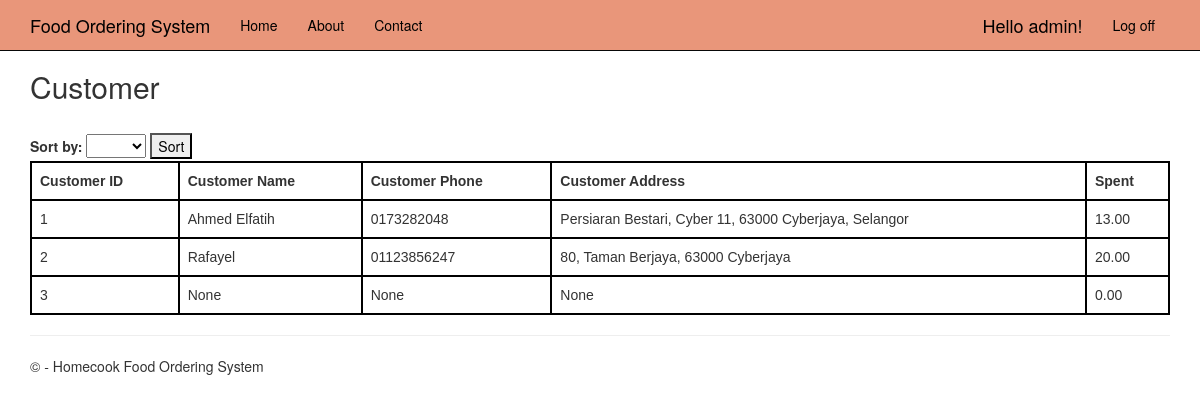
/viewcustomer (signed in), run on the app's committed database.
### app/models.py (models this page shows, shortened)
class Customer(models.Model):
    user = models.OneToOneField(User, on_delete=models.CASCADE)
    customer_id = models.BigAutoField(auto_created=True, primary_key=True, serialize=False, verbose_name='ID')
    customer_name = models.CharField(max_length=30, null=True)
    customer_phone = models.CharField(max_length=20, null=True)
    customer_address = models.CharField(max_length=200, null=True)
    customer_spent = models.DecimalField(default=0, max_digits=12, decimal_places=2)

### systemmanager/viewcustomer/views.py (the view)
# urls.py: re_path(r'^viewcustomer', viewcustomer_views.viewAllCustomer, name='viewcustomer'),
@login_required
def viewAllCustomer(request):
    sort_by = request.GET.get('customer')
    if sort_by == 'ID':
        customers = Customer.objects.all().order_by('customer_id').values()
    elif sort_by == 'Name':
        customers = Customer.objects.all().order_by('customer_name').values()
    elif sort_by == 'Spent':
        customers = Customer.objects.all().order_by('customer_spent').values()
    else:
        customers = Customer.objects.all().values()
    context = {
        'customers' : customers,
        'sort_by' : sort_by,
    }
    return render(request, 'viewcustomer/viewcustomer.html', context)

### systemmanager/viewcustomer/templates/viewcustomer/viewcustomer.html (shortened to what this page needs)
{% extends "app/layout.html" %}
{% block content %}
<div class="viewcustomer">
    <div class=top>
        <h2>Customer</h2>
    </div>
    <form method="GET" action="{% url 'viewcustomer' %}">
        <label for="viewcustomer">Sort by:</label>
        <select name="customer" id="customer">
            <option value="" {% if not request.GET.customer %}selected{% endif %}> </option>
            <option value="ID" {% if request.GET.customer == 'ID' %}selected{% endif %}>ID</option>
        </select>
        <button type="submit">Sort</button>
    </form>
    <table>
        <thead>
            <tr>
                <th>
                    Customer ID
                </th>
                <th>
                    Customer Name
                </th>
                <th>
                    Customer Phone
                </th>
                <th>
                    Customer Address
                </th>
                <th>
                    Spent
                </th>
            </tr>
        </thead>
        {% for customer in customers %}
            <tr>
                <td>
                    {{ customer.customer_id }}
                </td>
                <td>
                    {{ customer.customer_name }}
                </td>
                <td>
                    {{ customer.customer_phone }}
                </td>
                <td>
                    {{ customer.customer_address }}
                </td>
                <td>
                    {{ customer.customer_spent }}
                </td>
            </tr>
        {% endfor %}
    </table>
</div>
{% endblock %}

### app/templates/app/loginpartial.html (shortened to what this page needs)
{% if user.is_authenticated %}
<form id="logoutForm" action="/logout" method="post" class="navbar-right">
    <ul class="nav navbar-nav navbar-right">
        <li><span class="navbar-brand">Hello {{ user.username }}!</span></li>
        <li><a href="javascript:document.getElementById('logoutForm').submit()">Log off</a></li>
    </ul>
</form>
{% else %}
<ul class="nav navbar-nav navbar-right">
    <li><a href="{% url 'login' %}">Log in</a></li>
</ul>
{% endif %}

### app/static/app/content/site.css (style rules this page uses)
body { padding-top: 50px; padding-bottom: 20px; }
input, select, textarea { max-width: 280px; }

### systemmanager/viewcustomer/templates/viewcustomer/viewcustomer.html (style rules this page uses)
.top { display: flex; justify-content: space-between; align-items: center; margin-bottom: 20px; }
table { font-family: arial, sans-serif; border-collapse: collapse; width: 100%; }
td, th { border: 2px solid #000000; text-align: left; padding: 8px; }

### app/templates/app/layout.html (style rules this page uses)
.navbar-nav > li > a, .navbar-brand { color: black; }
.navbar-inverse .navbar-nav > li > a, .navbar-inverse .navbar-brand { color: black; }

### data on the page
Customer: customer_id "1", customer_name "Ahmed Elfatih", customer_phone "0173282048", customer_address "Persiaran Bestari, Cyber 11, 63000 Cyberjaya, Selangor", customer_spent "13.00"
Customer: customer_id "2", customer_name "Rafayel", customer_phone "01123856247", customer_address "80, Taman Berjaya, 63000 Cyberjaya", customer_spent "20.00"
Customer: customer_id "3", customer_name "None", customer_phone "None", customer_address "None", customer_spent "0.00"

### other printed values
{{ user.username }} "admin"
